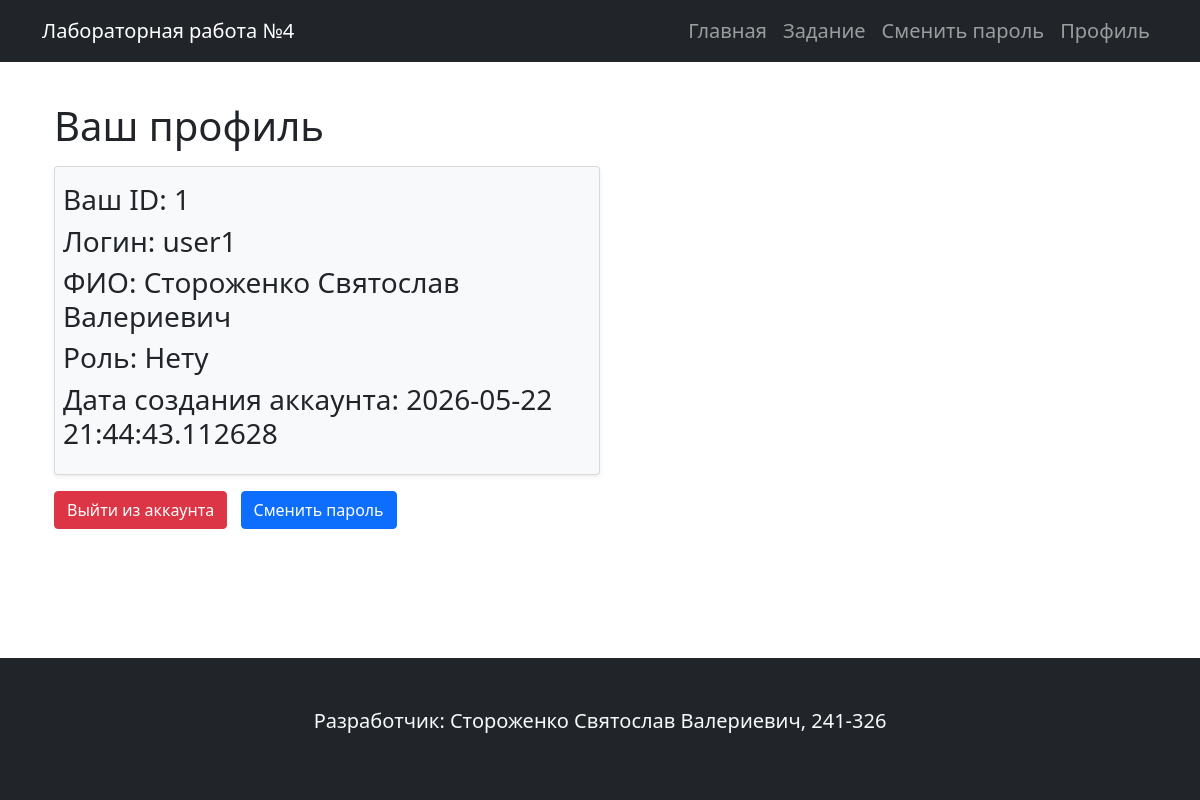
Screenshot of /profile (signed in) with the database file from the repository.
### models.py (models this page shows, shortened)
class User(UserMixin, db.Model):
    __tablename__ = 'users'
    id = db.Column(db.Integer, primary_key=True)
    login = db.Column(db.String(50), unique=True, nullable=False)
    password_hash = db.Column(db.String(200), nullable=False)
    last_name = db.Column(db.String(50), nullable=False)
    first_name = db.Column(db.String(50), nullable=False)
    middle_name = db.Column(db.String(50), nullable=True)
    role_id = db.Column(db.Integer, db.ForeignKey('roles.id'), nullable=True)
    created_at = db.Column(db.DateTime, default=lambda: datetime.now(timezone.utc), nullable=False)
    role_ref = db.relationship('Role', back_populates='users')

### app.py (the view)
@app.route('/profile')
@login_required
def my_profile():
    user_info = {
        'id': current_user.id,
        'login': current_user.login,
        'first_name': current_user.first_name,
        'last_name': current_user.last_name,
        'middle_name': current_user.middle_name,
        'role': current_user.role_id,
        'created_at': current_user.created_at
    }
    return (render_template('profile.html', user=user_info))

### app.py (called while the page is built)
@login_manager.user_loader
def load_user_from_bd(user_id):
    return User.query.get(int(user_id))

### templates/profile.html
{% extends 'base.html' %}
{% block content %}
<div class="container mt-4">
    <h1 class="mb-3">Ваш профиль</h1>
    <div class="justify-content-center mb-3">
        <div class="col-md-6 card py-2 bg-light shadow-sm">
            <div class="m-2">
                <h3>Ваш ID: {{user.id}}</h3>
                <h3>Логин: {{user.login}}</h3>
                <h3>ФИО: {{user.last_name}} {{user.first_name}} {{user.middle_name or ''}} </h3>
                <h3>Роль: {{user.role or 'Нету'}} </h3>
                <h3>Дата создания аккаунта: {{user.created_at}}</h3>
            </div>
        </div>
    </div>
    <a href="{{ url_for('logout') }}" class="btn btn-danger">Выйти из аккаунта</a>
    <a href="{{ url_for('change_password') }}" class="ms-2 btn btn-primary">Сменить пароль</a>
</div>
{% endblock %}

### static/styles.css (style rules this page uses)
body { font-size: 1.25rem; }

### rows the page displays
User: login "user1", last_name "Стороженко", first_name "Святослав", middle_name "Валериевич", created_at "2026-05-22 21:44:43.112628"

### other values shown
{{ user.id }} "1"
{{ user.role or 'Нету' }} "Нету"
